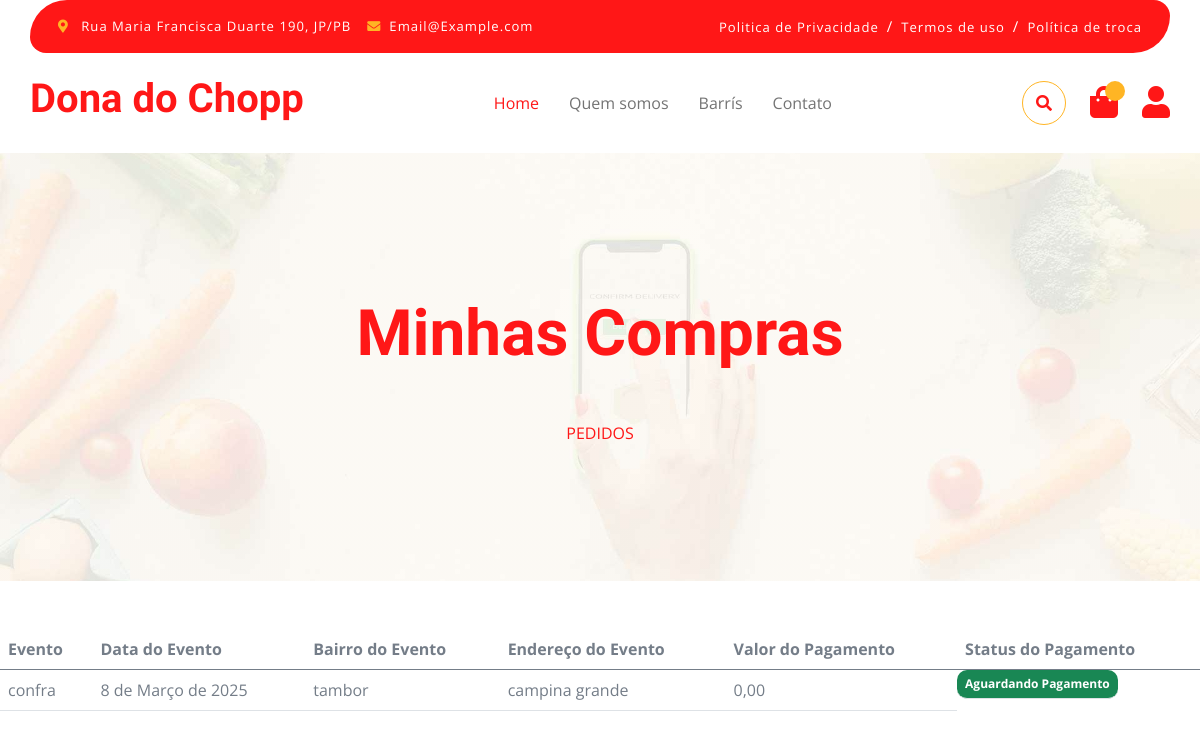
Page /minhas-compras/ (signed in) on the earlier database version.
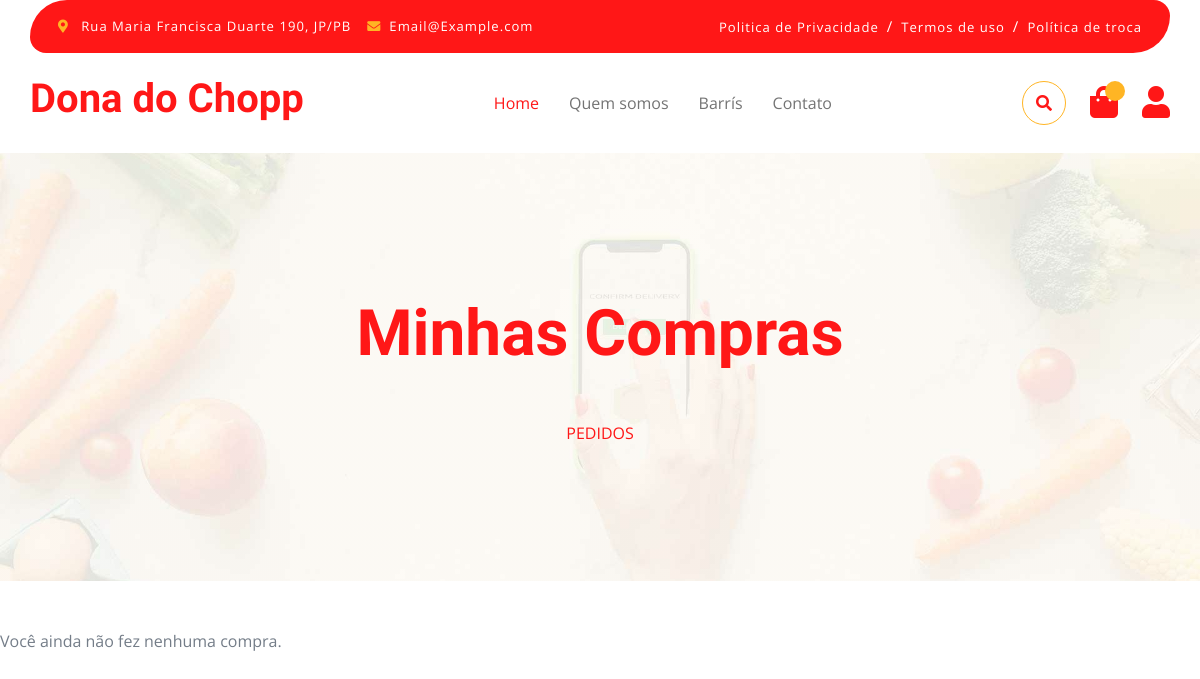
Same page on the later database version.
### authentication/models.py (models this page shows, shortened)
class Evento(models.Model):
    usuario = models.ForeignKey(Usuario, on_delete=models.CASCADE)
    cep = models.CharField(max_length=8, default=0)
    celular = models.CharField(max_length=11)
    bairro = models.CharField(max_length=100, default='None')
    endereco = models.CharField(max_length=100)
    data_evento = models.DateField(null=True)
    tipo_evento = models.CharField(max_length=50, null=True)
    status = models.CharField(max_length=50, null=True, blank=True, default=' ')
    valor = models.DecimalField(max_digits=10, decimal_places=2, default=0)

### authentication/views.py (the view)
# urls.py: path('minhas-compras/', PedidosView.as_view(), name='minhas_compras'),
class PedidosView(TemplateView):
    template_name = 'sucesso.html'
    def get(self, request):
        usuario = request.user.username
        user = Usuario.objects.get(username=usuario)
        eventos = Evento.objects.filter(usuario=user).order_by('-id')
        print(f'-------------{usuario}---------')
        print(f'-------------{len(eventos)}---------')
        context = {'pagamentos':eventos}
        return render(request, self.template_name, context)

### templates/sucesso.html (shortened to what this page needs)
{% extends "base.html" %}
{% block 'content'%}
{% include 'parciais/nav_bar.html'%}
<div class="container-xxl py-5 bg-dark hero-header mb-5">
    <div class="container text-center my-5 pt-5 pb-4">
        <h1 class="mb-5 display-3 text-primary">Minhas Compras</h1>
        <nav aria-label="breadcrumb">
            <ol class="breadcrumb justify-content-center text-uppercase">
                <li class="breadcrumb-item"><a href="#">Pedidos</a></li>
            </ol>
        </nav>
    </div>
</div>
{% if pagamentos %}
    <table class="table d-none d-md-table">
        <thead>
            <tr>
                <th scope="col">Evento</th>
                <th scope="col">Data do Evento</th>
                <th scope="col">Bairro do Evento</th>
                <th scope="col">Endereço do Evento</th>
                <th scope="col">Valor do Pagamento</th>
                <th scope="col">Status do Pagamento</th>
            </tr>
        </thead>
        <tbody>
            {% for pag in pagamentos %}
            <tr>
                <td>{{ pag.tipo_evento }}</td>
                <td>{{ pag.data_evento }}</td>
                <td>{{ pag.bairro }}</td>
                <td>{{ pag.endereco }}</td>
                <td>{{ pag.valor }}</td>
                <td class="badge bg-success">{{ pag.status }}</td>
            </tr>
            {% endfor %}
        </tbody>
    </table>
{% else %}
    <p>Você ainda não fez nenhuma compra.</p>
{% endif %}
{% endblock %}

Differences in the rows shown:
removed Evento: tipo_evento "confra", data_evento "8 de Março de 2025", bairro "tambor", endereco "campina grande", valor "0,00", status "Aguardando Pagamento"
Other differences:
text no longer shown: "Evento Data do Evento Bairro do Evento Endereço do Evento Valor do Pagamento Status do Pagamento"
text now shown: "Você ainda não fez nenhuma compra."
